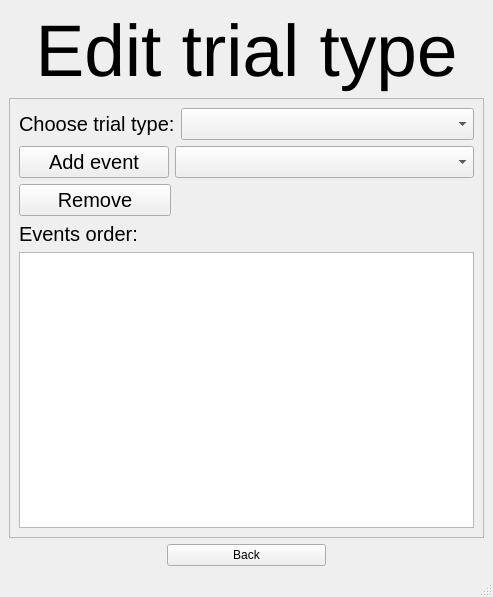
<?xml version="1.0" encoding="UTF-8"?>
<ui version="4.0">
 <class>MainWindow</class>
 <widget class="QMainWindow" name="MainWindow">
  <property name="geometry">
   <rect>
    <x>0</x>
    <y>0</y>
    <width>493</width>
    <height>597</height>
   </rect>
  </property>
  <property name="windowTitle">
   <string>MainWindow</string>
  </property>
  <widget class="QWidget" name="centralwidget">
   <layout class="QGridLayout" name="gridLayout_2">
    <item row="0" column="0">
     <widget class="QLabel" name="headline_label">
      <property name="sizePolicy">
       <sizepolicy hsizetype="Minimum" vsizetype="Minimum">
        <horstretch>0</horstretch>
        <verstretch>0</verstretch>
       </sizepolicy>
      </property>
      <property name="minimumSize">
       <size>
        <width>400</width>
        <height>80</height>
       </size>
      </property>
      <property name="maximumSize">
       <size>
        <width>16777215</width>
        <height>134</height>
       </size>
      </property>
      <property name="baseSize">
       <size>
        <width>0</width>
        <height>0</height>
       </size>
      </property>
      <property name="font">
       <font>
        <family>Arial</family>
        <pointsize>55</pointsize>
        <weight>50</weight>
        <italic>false</italic>
        <bold>false</bold>
       </font>
      </property>
      <property name="mouseTracking">
       <bool>false</bool>
      </property>
      <property name="tabletTracking">
       <bool>false</bool>
      </property>
      <property name="acceptDrops">
       <bool>false</bool>
      </property>
      <property name="toolTip">
       <string/>
      </property>
      <property name="styleSheet">
       <string notr="true">font: 55pt &quot;Arial&quot;;</string>
      </property>
      <property name="frameShape">
       <enum>QFrame::NoFrame</enum>
      </property>
      <property name="frameShadow">
       <enum>QFrame::Sunken</enum>
      </property>
      <property name="lineWidth">
       <number>1</number>
      </property>
      <property name="midLineWidth">
       <number>0</number>
      </property>
      <property name="text">
       <string>Edit trial type</string>
      </property>
      <property name="scaledContents">
       <bool>false</bool>
      </property>
      <property name="alignment">
       <set>Qt::AlignCenter</set>
      </property>
      <property name="wordWrap">
       <bool>true</bool>
      </property>
      <property name="margin">
       <number>0</number>
      </property>
      <property name="indent">
       <number>-1</number>
      </property>
      <property name="openExternalLinks">
       <bool>false</bool>
      </property>
     </widget>
    </item>
    <item row="1" column="0">
     <widget class="QScrollArea" name="scrollArea">
      <property name="font">
       <font>
        <family>Arial</family>
        <pointsize>15</pointsize>
       </font>
      </property>
      <property name="widgetResizable">
       <bool>true</bool>
      </property>
      <widget class="QWidget" name="scrollAreaWidgetContents">
       <property name="geometry">
        <rect>
         <x>0</x>
         <y>0</y>
         <width>473</width>
         <height>386</height>
        </rect>
       </property>
       <layout class="QGridLayout" name="gridLayout">
        <item row="4" column="0">
         <layout class="QVBoxLayout" name="scroll_verticalLayout" stretch="1,0,5">
          <item>
           <layout class="QHBoxLayout" name="remove_horizontalLayout" stretch="1,2">
            <item>
             <widget class="QPushButton" name="remove_pushButton">
              <property name="text">
               <string>Remove</string>
              </property>
             </widget>
            </item>
            <item>
             <spacer name="horizontalSpacer">
              <property name="orientation">
               <enum>Qt::Horizontal</enum>
              </property>
              <property name="sizeHint" stdset="0">
               <size>
                <width>40</width>
                <height>20</height>
               </size>
              </property>
             </spacer>
            </item>
           </layout>
          </item>
          <item>
           <widget class="QLabel" name="events_order_label">
            <property name="text">
             <string>Events order:</string>
            </property>
           </widget>
          </item>
          <item>
           <widget class="QTableWidget" name="trial_types_tableWidget">
            <property name="sizePolicy">
             <sizepolicy hsizetype="Expanding" vsizetype="Expanding">
              <horstretch>1</horstretch>
              <verstretch>100</verstretch>
             </sizepolicy>
            </property>
           </widget>
          </item>
         </layout>
        </item>
        <item row="1" column="0">
         <layout class="QHBoxLayout" name="add_event_horizontalLayout" stretch="1,2">
          <item>
           <widget class="QPushButton" name="Add_event_pushButton">
            <property name="text">
             <string>Add event</string>
            </property>
           </widget>
          </item>
          <item>
           <widget class="QComboBox" name="events_comboBox">
            <property name="sizePolicy">
             <sizepolicy hsizetype="Preferred" vsizetype="Minimum">
              <horstretch>0</horstretch>
              <verstretch>0</verstretch>
             </sizepolicy>
            </property>
           </widget>
          </item>
         </layout>
        </item>
        <item row="0" column="0">
         <layout class="QHBoxLayout" name="choose_trial_type_horizontalLayout" stretch="1,2">
          <item>
           <widget class="QLabel" name="choose_trial_type_label">
            <property name="text">
             <string>Choose trial type:</string>
            </property>
           </widget>
          </item>
          <item>
           <widget class="QComboBox" name="trial_types_comboBox"/>
          </item>
         </layout>
        </item>
       </layout>
      </widget>
     </widget>
    </item>
    <item row="2" column="0">
     <layout class="QHBoxLayout" name="navigation_horizontalLayout" stretch="1,1,1">
      <item>
       <spacer name="left_horizontalSpacer">
        <property name="orientation">
         <enum>Qt::Horizontal</enum>
        </property>
        <property name="sizeHint" stdset="0">
         <size>
          <width>40</width>
          <height>20</height>
         </size>
        </property>
       </spacer>
      </item>
      <item>
       <widget class="QPushButton" name="back_pushButton">
        <property name="text">
         <string>Back</string>
        </property>
       </widget>
      </item>
      <item>
       <spacer name="right_horizontalSpacer">
        <property name="orientation">
         <enum>Qt::Horizontal</enum>
        </property>
        <property name="sizeHint" stdset="0">
         <size>
          <width>40</width>
          <height>20</height>
         </size>
        </property>
       </spacer>
      </item>
     </layout>
    </item>
   </layout>
  </widget>
  <widget class="QStatusBar" name="statusbar"/>
 </widget>
 <resources/>
 <connections/>
</ui>
